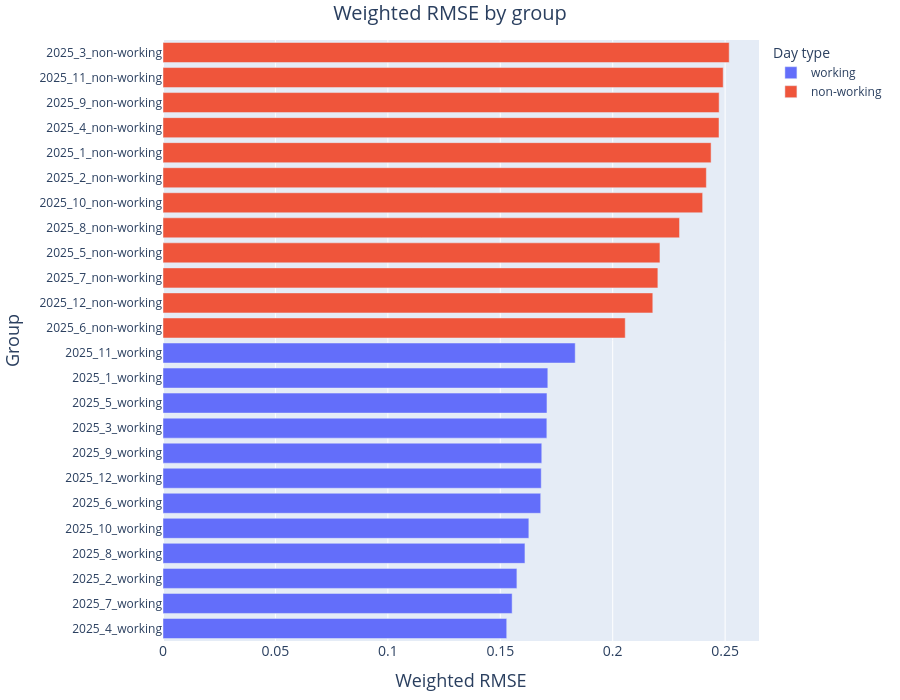

Notebook code for this chart:
### Markdown cell above
**Plot the ranked overview.** Sort the groups from best to worst so the largest bars identify the groups that warrant further inspection.

### Code cell
group_accuracy_plot = group_accuracy.reset_index().sort_values(
    "weighted_rmse",
    ascending=True,
)

fig = px.bar(
    group_accuracy_plot,
    x="weighted_rmse",
    y="group_id",
    color="day_type",
    orientation="h",
    custom_data=[
        "month",
        "day_type",
        "n_days",
        "n_clusters",
        "weighted_rmse_duration",
    ],
    labels={
        "weighted_rmse": "Weighted RMSE",
        "group_id": "Group",
        "day_type": "Day type",
    },
)

fig.update_traces(
    hovertemplate=(
        "Group: %{y}<br>"
        "Month: %{customdata[0]}<br>"
        "Day type: %{customdata[1]}<br>"
        "Original days: %{customdata[2]:.0f}<br>"
        "Clusters: %{customdata[3]:.0f}<br>"
        "Weighted RMSE: %{x:.4f}<br>"
        "Weighted duration RMSE: %{customdata[4]:.4f}"
        "<extra></extra>"
    ),
)
fig.update_layout(
    title={
        "text": "Weighted RMSE by group",
        "x": 0.5,
        "font_size": 20,
    },
    autosize=True,
    width=None,
    height=700,
    margin={"l": 20, "r": 20, "t": 40, "b": 20},
)
fig.update_xaxes(title_font_size=18, tickfont={"size": 14})
fig.update_yaxes(title_font_size=18, tickfont={"size": 12})

fig.show()

### Figure 1 — Plotly figure (JSON) as saved in the notebook; plotly's stock layout.template omitted (floating-point values rounded to 4 significant figures)
{"data": [{"customdata": [[4, "working", 22, 5, 0.06638], [7, "working", 23, 5, 0.06769], [2, "working", 20, 5, 0.07128], [8, "working", 21, 5, 0.07891], [10, "working", 23, 5, 0.07699], [6, "working", 21, 5, 0.08019], [12, "working", 23, 5, 0.07544], [9, "working", 22, 5, 0.07884], [3, "working", 21, 5, 0.09275], [5, "working", 22, 5, 0.07894], [1, "working", 23, 5, 0.07516], [11, "working", 20, 5, 0.08255]], "hovertemplate": "Group: %{y}<br>Month: %{customdata[0]}<br>Day type: %{customdata[1]}<br>Original days: %{customdata[2]:.0f}<br>Clusters: %{customdata[3]:.0f}<br>Weighted RMSE: %{x:.4f}<br>Weighted duration RMSE: %{customdata[4]:.4f}<extra></extra>", "legendgroup": "working", "marker": {"color": "#636efa", "pattern": {"shape": ""}}, "name": "working", "orientation": "h", "showlegend": true, "textposition": "auto", "type": "bar", "x": [0.1529, 0.1553, 0.1574, 0.161, 0.1627, 0.168, 0.1682, 0.1684, 0.1707, 0.1708, 0.1711, 0.1833], "xaxis": "x", "y": ["2025_4_working", "2025_7_working", "2025_2_working", "2025_8_working", "2025_10_working", "2025_6_working", "2025_12_working", "2025_9_working", "2025_3_working", "2025_5_working", "2025_1_working", "2025_11_working"], "yaxis": "y"}, {"customdata": [[6, "non-working", 9, 2, 0.1322], [12, "non-working", 8, 2, 0.1593], [7, "non-working", 8, 2, 0.1769], [5, "non-working", 9, 2, 0.1533], [8, "non-working", 10, 2, 0.1701], [10, "non-working", 8, 2, 0.1849], [2, "non-working", 8, 2, 0.1648], [1, "non-working", 8, 2, 0.1724], [4, "non-working", 8, 2, 0.1697], [9, "non-working", 8, 2, 0.161], [11, "non-working", 10, 2, 0.1944], [3, "non-working", 10, 2, 0.1838]], "hovertemplate": "Group: %{y}<br>Month: %{customdata[0]}<br>Day type: %{customdata[1]}<br>Original days: %{customdata[2]:.0f}<br>Clusters: %{customdata[3]:.0f}<br>Weighted RMSE: %{x:.4f}<br>Weighted duration RMSE: %{customdata[4]:.4f}<extra></extra>", "legendgroup": "non-working", "marker": {"color": "#EF553B", "pattern": {"shape": ""}}, "name": "non-working", "orientation": "h", "showlegend": true, "textposition": "auto", "type": "bar", "x": [0.2056, 0.2178, 0.2201, 0.221, 0.2297, 0.24, 0.2416, 0.2437, 0.2473, 0.2473, 0.2491, 0.2518], "xaxis": "x", "y": ["2025_6_non-working", "2025_12_non-working", "2025_7_non-working", "2025_5_non-working", "2025_8_non-working", "2025_10_non-working", "2025_2_non-working", "2025_1_non-working", "2025_4_non-working", "2025_9_non-working", "2025_11_non-working", "2025_3_non-working"], "yaxis": "y"}], "layout": {"autosize": true, "barmode": "relative", "height": 700, "legend": {"title": {"text": "Day type"}, "tracegroupgap": 0}, "margin": {"b": 20, "l": 20, "r": 20, "t": 40}, "title": {"font": {"size": 20}, "text": "Weighted RMSE by group", "x": 0.5}, "xaxis": {"anchor": "y", "domain": [0, 1], "tickfont": {"size": 14}, "title": {"font": {"size": 18}, "text": "Weighted RMSE"}}, "yaxis": {"anchor": "x", "domain": [0, 1], "tickfont": {"size": 12}, "title": {"font": {"size": 18}, "text": "Group"}}}}
